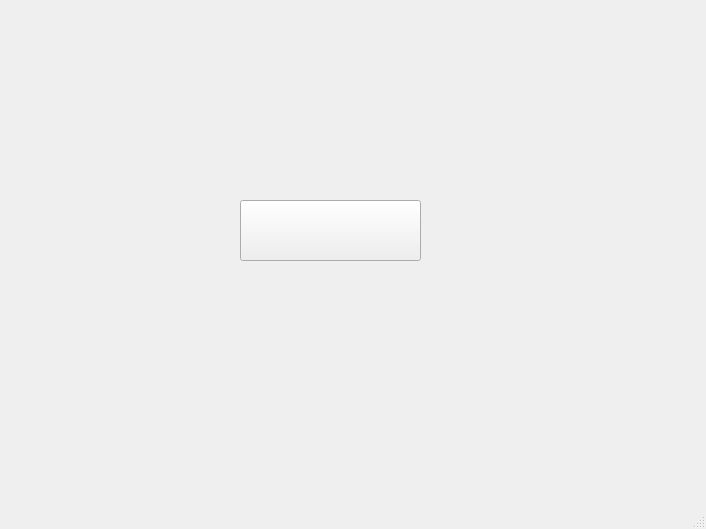
<?xml version="1.0" encoding="UTF-8"?>
<ui version="4.0">
 <class>MainWindow</class>
 <widget class="QMainWindow" name="MainWindow">
  <property name="windowModality">
   <enum>Qt::NonModal</enum>
  </property>
  <property name="geometry">
   <rect>
    <x>0</x>
    <y>0</y>
    <width>706</width>
    <height>529</height>
   </rect>
  </property>
  <property name="minimumSize">
   <size>
    <width>706</width>
    <height>529</height>
   </size>
  </property>
  <property name="maximumSize">
   <size>
    <width>706</width>
    <height>529</height>
   </size>
  </property>
  <property name="windowTitle">
   <string>GamePhysics</string>
  </property>
  <widget class="QWidget" name="centralwidget">
   <widget class="QPushButton" name="pushButtonStart">
    <property name="geometry">
     <rect>
      <x>240</x>
      <y>200</y>
      <width>181</width>
      <height>61</height>
     </rect>
    </property>
    <property name="minimumSize">
     <size>
      <width>181</width>
      <height>61</height>
     </size>
    </property>
    <property name="text">
     <string/>
    </property>
   </widget>
  </widget>
  <widget class="QMenuBar" name="menubar">
   <property name="geometry">
    <rect>
     <x>0</x>
     <y>0</y>
     <width>706</width>
     <height>21</height>
    </rect>
   </property>
  </widget>
  <widget class="QStatusBar" name="statusbar"/>
 </widget>
 <resources/>
 <connections/>
</ui>
